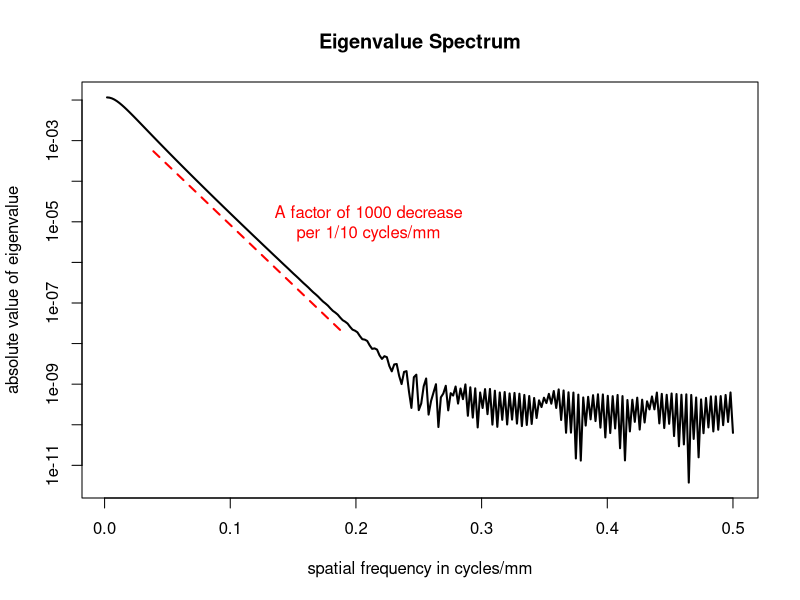
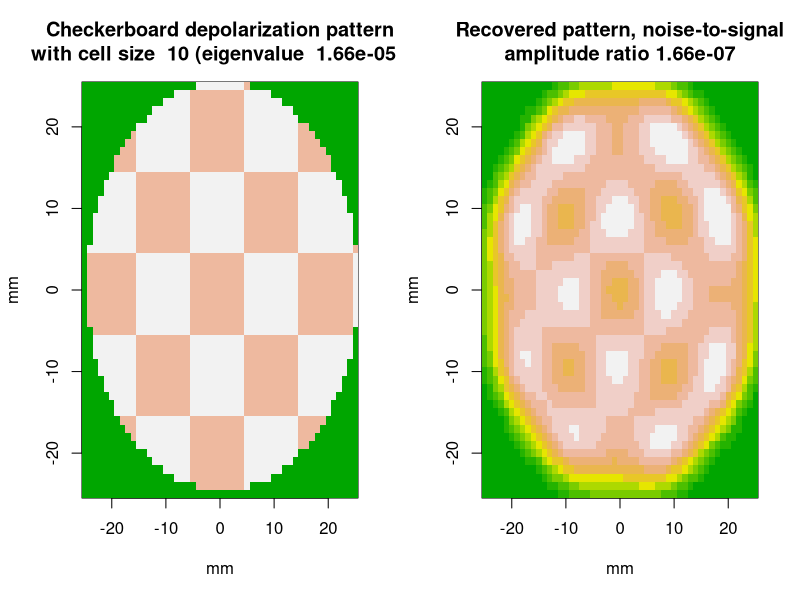
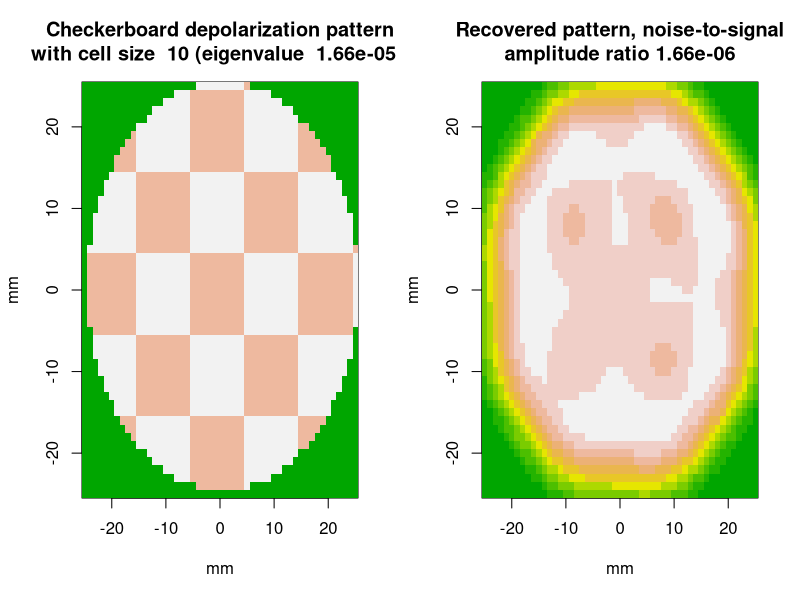
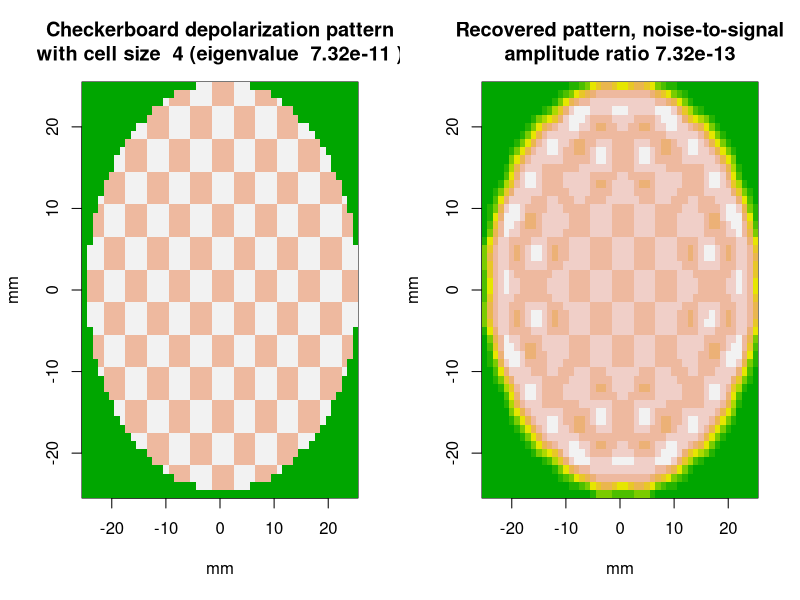
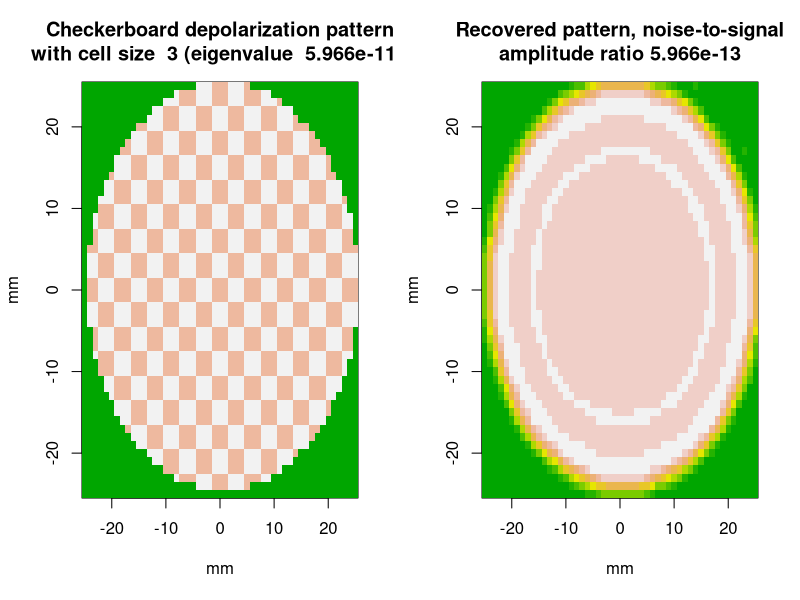

The R source for these figures, in order:
## ---- chunk 1
# Estimates fraction of photons which will reach the scalp at a point r mm distant
# from the point directly over their origin, assuming their origin is b mm beneath
# the scalp.
f_b <- function(r, b) {
  r1 <- sqrt(r^2+b^2)
  b*.92^r1/(4*pi*r1^1.5)
  }

# Derives the cerebral cortex to scalp transfer function as a 512x512 fft.
make_fwd_xfer_fct <- function(){
  filter <- matrix(0,512,512)
  for(i in 0:128){
    for(j in 0:128){
      r <- sqrt(i^2 + j^2)
      if(r <= 128){
        temp <- f_b(r, 10)
        filter[256-i, 256-j] <- temp
        filter[256+i, 256-j] <- temp
        filter[256-i, 256+j] <- temp
        filter[256+i, 256+j] <- temp
        }
      }
    }
  return(fft(filter)/512)
}

fwd_xfer_fct <- make_fwd_xfer_fct()

# Computes relative magnitude of eigenvalue corresponding to given resolution
eigenv <- function(resolution){
  return(Mod(fwd_xfer_fct[1, floor(512/resolution)]))
}

# Moves the origin from the corners of a 2D array to its center
center_image <- function(img){
  d <- dim(as.matrix(img))
  ctr <- d/2
  # swap blocks on main diagonal
  temp <- img[(1+ctr[1]):d[1], (1+ctr[2]):d[2]]
  img[(1+ctr[1]):d[1], (1+ctr[2]):d[2]] <- img[1:ctr[1], 1:ctr[2]]
  img[1:ctr[1], 1:ctr[2]] <- temp
  # swap blocks on off-diagonal
  temp <- img[1:ctr[1], (1+ctr[2]):d[2]]
  img[1:ctr[1], (1+ctr[2]):d[2]] <- img[(1+ctr[1]):d[1], 1:ctr[2]]
  img[(1+ctr[1]):d[1], 1:ctr[2]] <- temp
  return(img)
}

# Creates a checkerboard pattern with given cell size (in mm.)
# Polarized regions have relative emission rates of 1.32,
# depolarized regions relative rates of 1, and remaining
# areas have rates of 0.
checkerboard <- function(diameter, cell_size){
  radius <- diameter/2
  board <- matrix(0, 512, 512)
  for(i in 1:diameter){
    for(j in 1:diameter){
      if(sqrt((i-25.5)^2 + (j-25.5)^2) <= radius){
        polarized <- (floor(i/cell_size) + floor(j/cell_size))%%2
        if (polarized){
          board[i-25+256,j-25+256] <- 1.32
          } else {
            board[i-25+256,j-25+256] <- 1.0
            }
        }
      }
    }
  return(board)
  }

# Creates expected value of fft of an emitting region of given diameter,
# assuming adjacent cells are independently polarized or depolarized.
checkerboard_mean <- function(diameter){
  radius <- diameter/2
  board <- matrix(0, 512, 512)
  for(i in 1:radius){
    for(j in 1:radius){
      if(sqrt((i-25.5)^2 + (j-25.5)^2) <= radius){
        board[i,j] <- 1.16
        }
      }
    }
  return(fft(board)/512)
}

# Computes the power spectrum (i.e., variance) of the deviation of
# an emitting region from its mean, assuming adjacent emitting cells 
# are independently polarized or depolarized.
# By the independence assumption, the power spectrum is a constant.
checkerboard_power <- function(diameter){
  pwr <- 0
  radius <- diameter/2
  for(i in 1:radius){
    for(j in 1:radius){
      if(sqrt((i-25.5)^2 + (j-25.5)^2) <= radius){
        pwr <- pwr + .16^2
        }
      }
    }
  return(pwr/512/512)
}

# Give the scalp image of a checkerboard of given diameter, and a noise_to_signal
# (amplitude) ratio, reconstruct the checkerboard by linear regression, which
# is optimal under independence assumptions.
recover_checkerboard <- function(board, diameter, noise_to_signal){
  cb_power <- checkerboard_power(diameter)
  # form fft of scalp pattern
  scalp_fft <- fwd_xfer_fct*fft(board)/512
  noise_power <- noise_to_signal*mean(Mod(scalp_fft)^2)
  scalp_fft <- scalp_fft + matrix(rnorm(512*512, 0, sqrt(noise_power)), 512, 512)
  # form denominator of optimal inverse filter
  dinv <- fwd_xfer_fct + noise_power/cb_power/Conj(fwd_xfer_fct)
  # use it to estimate fft of original pattern
  cc_fft <- scalp_fft/dinv + (1 - fwd_xfer_fct/dinv)*checkerboard_mean(diameter)
  rm(dinv, scalp_fft)
  # take the inverse transform
  return(Mod(fft(cc_fft, inverse=TRUE)/512))
}

display_centered_image <- function(img, diameter=50, main=""){
  ctr<- dim(img)/2
  radius <- diameter/2
  rws <- seq(ctr[1]-radius, ctr[1]+radius)
  cls <- seq(ctr[2]-radius, ctr[2]+radius)
  image(rws-ctr[1], cls-ctr[1], img[rws, cls], col=terrain.colors(12), main=main, xlab="mm", ylab="mm")
}

check <- function(img, diameter=100){
  display_centered_image(Mod(center_image(img)), diameter)
}

## ---- chunk 2
freqs <- (1:256)/512
plot(freqs, Mod(fwd_xfer_fct[512, 1:256]), type='l', lwd=2, log='y', xlab="spatial frequency in cycles/mm", ylab="absolute value of eigenvalue", main="Eigenvalue Spectrum")
linear_region <- (floor(.05*512)):(floor(.2*512))
evs <- log(abs(fwd_xfer_fct[512, linear_region]))
frqs <- freqs[linear_region]
fit <- lm(evs ~ frqs)
lines(frqs-.01, exp(fit$fitted.values), lwd=2, lty=2, col="red")
factor_of_10 <- log(10)/coef(fit)[2]
text(.21, 1e-05, "A factor of 1000 decrease\nper 1/10 cycles/mm", col="red")
## ---- chunk 3
plot_recovery <- function(diameter, cell_size, resolution=cell_size, noise_to_signal=eigenv(resolution)/100){
  par(mfrow=c(1,2))
  board <- checkerboard(diameter, cell_size)
  recovery <- recover_checkerboard(board, diameter, noise_to_signal)
  display_centered_image(board, diameter=diameter, main= paste("Checkerboard depolarization pattern\nwith cell size ", cell_size, "(eigenvalue ", signif(eigenv(resolution), 4),")"))
  display_centered_image(recovery, diameter=diameter, main=paste("Recovered pattern, noise-to-signal\namplitude ratio", signif(noise_to_signal, 4)))
  par(mfrow=c(1,1))
}
## ---- chunk 4
plot_recovery(50, 10)
## ---- chunk 5
plot_recovery(50, 10, noise_to_signal=eigenv(10)/10)
## ---- chunk 6
plot_recovery(50, 4)
## ---- chunk 7
plot_recovery(50, 3)
